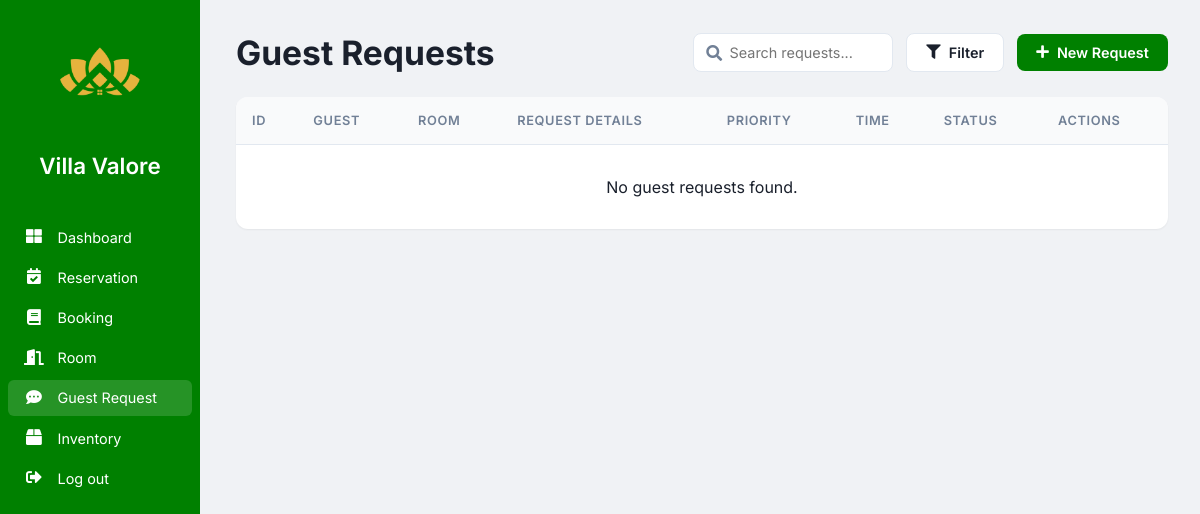
The page /staff/guest_request.php on the database as committed earlier.
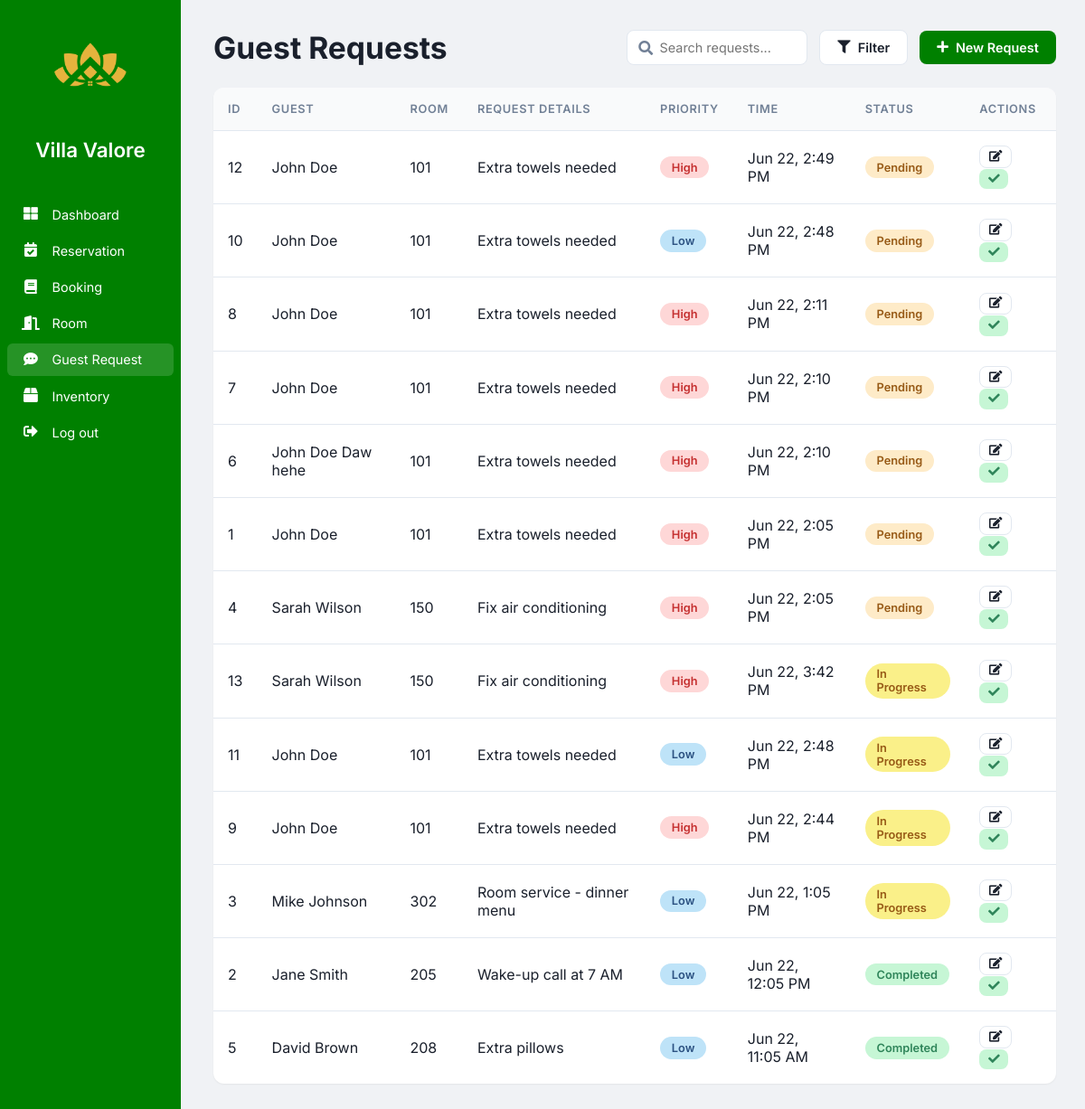
The same page on the database as committed later.
### tables this page shows
CREATE TABLE `guest_requests` (
  `RequestID` int(11) NOT NULL,
  `GuestName` varchar(100) NOT NULL,
  `RoomNumber` int(11) NOT NULL,
  `RequestDetails` text NOT NULL,
  `Priority` enum('Low','High') DEFAULT 'Low',
  `Status` enum('Pending','In Progress','Completed','Cancelled') DEFAULT 'Pending',
  `RequestTime` timestamp NOT NULL DEFAULT current_timestamp()
);

### staff/guest_request.php (the view, shortened to what this page needs)
<?php
$host = "localhost";
$user = "root";
$password = "";
$dbname = "hotel_reservation_systemdb";
$conn = new mysqli($host, $user, $password, $dbname);
$sql = "SELECT RequestID, GuestName, RoomNumber, RequestDetails, Priority, RequestTime, Status FROM guest_requests ORDER BY FIELD(Status, 'Pending', 'In Progress', 'Completed', 'Cancelled'), RequestTime DESC";
$result = $conn->query($sql);
$guestRequests = [];
if ($result && $result->num_rows > 0) {
    while($row = $result->fetch_assoc()) {
        $guestRequests[] = $row;
    }
}
?>
<!DOCTYPE html>
<html lang="en">
<head>
    <link rel="stylesheet" href="https://cdnjs.cloudflare.com/ajax/libs/font-awesome/5.15.4/css/all.min.css">
</head>
<body>
    <div class="sidebar">
        <img src="images/villavalorelogo.png" alt="Villa Valore Logo" class="sidebar-logo">
        <h4 class="sidebar-title">Villa Valore</h4>
        <div class="nav-section">
            <a class="nav-link" href="staff_dashboard.php"><i class="fas fa-th-large"></i>Dashboard</a>
            <a class="nav-link" href="reservation.php"><i class="fas fa-calendar-check"></i>Reservation</a>
            <a class="nav-link" href="booking.php"><i class="fas fa-book"></i>Booking</a>
            <a class="nav-link" href="room.php"><i class="fas fa-door-open"></i>Room</a>
            <a class="nav-link active" href="guest_request.php"><i class="fas fa-comment-dots"></i>Guest Request</a>
            <a class="nav-link" href="staff_inventory.php"><i class="fas fa-box"></i>Inventory</a>
        </div>
        <div class="nav-section">
            <a class="nav-link" href="logout.php"><i class="fas fa-sign-out-alt"></i>Log out</a>
        </div>
    </div>
    <div class="main-content">
        <div class="request-header">
            <h1>Guest Requests</h1>
            <div class="header-controls">
                <div class="search-wrapper">
                    <i class="fas fa-search search-icon"></i>
                    <input type="text" id="searchInput" class="search-input" placeholder="Search requests...">
                </div>
                <button class="btn btn-secondary" id="filterBtn"><i class="fas fa-filter"></i> Filter</button>
                <button class="btn btn-primary" id="newRequestBtn"><i class="fas fa-plus"></i> New Request</button>
            </div>
        </div>
        <div class="table-container">
            <table class="request-table" id="requestTable">
                <thead>
                    <tr>
                        <th>ID</th>
                        <th>Guest</th>
                        <th>Room</th>
                        <th>Request Details</th>
                        <th>Priority</th>
                        <th>Time</th>
                        <th>Status</th>
                        <th>Actions</th>
                    </tr>
                </thead>
                <tbody id="requestTableBody">
                    <?php if (!empty($guestRequests)): ?>
                        <?php foreach ($guestRequests as $request): ?>
                            <tr data-request-id="<?php echo $request['RequestID']; ?>">
                                <td><?php echo htmlspecialchars($request['RequestID']); ?></td>
                                <td><?php echo htmlspecialchars($request['GuestName']); ?></td>
                                <td><?php echo htmlspecialchars($request['RoomNumber']); ?></td>
                                <td><?php echo htmlspecialchars($request['RequestDetails']); ?></td>
                                <td><span class="badge priority-<?php echo strtolower(htmlspecialchars($request['Priority'])); ?>"><?php echo htmlspecialchars($request['Priority']); ?></span></td>
                                <td><?php echo htmlspecialchars(date('M d, g:i A', strtotime($request['RequestTime']))); ?></td>
                                <td><span class="badge status-<?php echo str_replace(' ', '-', strtolower(htmlspecialchars($request['Status']))); ?>"><?php echo htmlspecialchars($request['Status']); ?></span></td>
                                <td>
                                    <button class="btn btn-sm btn-secondary edit-btn"><i class="fas fa-edit"></i></button>
                                    <button class="btn btn-sm btn-confirm complete-btn"><i class="fas fa-check"></i></button>
                                </td>
                            </tr>
                        <?php endforeach; ?>
                    <?php else: ?>
                        <tr><td colspan="8" style="text-align:center; padding: 2rem;">No guest requests found.</td></tr>
                    <?php endif; ?>
                </tbody>
            </table>
        </div>
    </div>
</body>
</html>

### staff/guest_request.php (style rules this page uses)
:root { --sidebar-width: 200px; --primary-color: #008000; --light-grey: #f0f2f5; --text-primary: #1a202c; --text-secondary: #718096; --border-color: #e2e8f0; --success-bg: #c6f6d5; --success-text: #2f855a; --error-bg: #fed7d7; --error-text: #c53030; --pending-bg: #feebc8; --pending-text: #975a16; --completed-bg: #c6f6d5; --completed-text: #2f855a; }
* { margin: 0; padding: 0; box-sizing: border-box; font-family: 'Inter', sans-serif; }
body { background: var(--light-grey); display: flex; color: var(--text-primary); }
.sidebar { width: var(--sidebar-width); background: var(--primary-color); min-height: 100vh; padding: 0.5rem; color: white; position: fixed; left: 0; top: 0; bottom: 0; transition: left 0.3s; z-index: 1000; }
.sidebar-title { color: white; font-size: 1.4rem; font-weight: 600; margin-bottom: 1.5rem; padding: 1rem; text-align: center; }
.nav-link { display: flex; align-items: center; padding: 0.6rem 1rem; color: white; text-decoration: none; font-size: 0.9rem; margin-bottom: 0.25rem; transition: background-color 0.2s; border-radius: 6px; }
.nav-link:hover, .nav-link.active { background-color: rgba(255, 255, 255, 0.15); }
.nav-link i { margin-right: 0.85rem; width: 20px; text-align: center; font-size: 1.1em; }
.sidebar-logo { display: block; margin: 1.5rem auto; width: 80px; height: auto; }
.main-content { flex: 1; padding: 2rem; margin-left: var(--sidebar-width); transition: margin-left 0.3s; }
.request-header { display: flex; align-items: center; justify-content: space-between; margin-bottom: 1.5rem; }
.request-header h1 { font-size: 2.1rem; font-weight: 700; }
.header-controls { display: flex; align-items: center; gap: 0.8rem; }
.search-wrapper { position: relative; }
.search-input { padding: 0.6rem 1rem 0.6rem 2.2rem; border-radius: 8px; border: 1px solid var(--border-color); background: #fff; font-size: 0.9rem; width: 200px; outline: none; transition: border-color 0.2s; }
.search-icon { position: absolute; left: 0.8rem; top: 50%; transform: translateY(-50%); color: var(--text-secondary); }
.btn { padding: 0.6rem 1.2rem; border: none; border-radius: 8px; font-size: 0.9rem; font-weight: 600; cursor: pointer; transition: all 0.2s; text-decoration: none; display: inline-flex; align-items: center; gap: 0.5rem; }
.btn-primary { background: var(--primary-color); color: #fff; }
.btn-secondary { background: #fff; color: var(--text-primary); border: 1px solid var(--border-color); }
.btn-sm { padding: 0.3rem 0.6rem; font-size: 0.8rem; }
.btn-confirm { background-color: var(--success-bg); color: var(--success-text); }
.table-container { background: #fff; border-radius: 12px; box-shadow: 0 1px 3px rgba(0,0,0,0.02), 0 1px 2px rgba(0,0,0,0.04); overflow: hidden; }
.request-table { width: 100%; border-collapse: collapse; }
.request-table th, .request-table td { padding: 1rem; text-align: left; border-bottom: 1px solid var(--border-color); }
.request-table th { background: #f9fafb; font-size: 0.8rem; font-weight: 600; color: var(--text-secondary); text-transform: uppercase; letter-spacing: 0.05em; }
.request-table tr:last-child td { border-bottom: none; }
.badge { display: inline-block; padding: 0.3rem 0.8rem; border-radius: 999px; font-size: 0.8rem; font-weight: 600; }
.priority-high { background: var(--error-bg); color: var(--error-text); }
.priority-low { background: #bee3f8; color: #2c5282; }
.status-pending { background: var(--pending-bg); color: var(--pending-text); }
.status-completed { background: var(--completed-bg); color: var(--completed-text); }
.status-in-progress { background: #faf089; color: #975a16; }

Rows that differ between the two databases and show on the page:
added guest_requests: RequestID "12", GuestName "John Doe", RoomNumber "101", RequestDetails "Extra towels needed", Priority "High", RequestTime "Jun 22, 2:49 PM", Status "Pending"
added guest_requests: RequestID "10", GuestName "John Doe", RoomNumber "101", RequestDetails "Extra towels needed", Priority "Low", RequestTime "Jun 22, 2:48 PM", Status "Pending"
added guest_requests: RequestID "8", GuestName "John Doe", RoomNumber "101", RequestDetails "Extra towels needed", Priority "High", RequestTime "Jun 22, 2:11 PM", Status "Pending"
added guest_requests: RequestID "7", GuestName "John Doe", RoomNumber "101", RequestDetails "Extra towels needed", Priority "High", RequestTime "Jun 22, 2:10 PM", Status "Pending"
added guest_requests: RequestID "6", GuestName "John Doe Daw hehe", RoomNumber "101", RequestDetails "Extra towels needed", Priority "High", RequestTime "Jun 22, 2:10 PM", Status "Pending"
added guest_requests: RequestID "1", GuestName "John Doe", RoomNumber "101", RequestDetails "Extra towels needed", Priority "High", RequestTime "Jun 22, 2:05 PM", Status "Pending"
added guest_requests: RequestID "4", GuestName "Sarah Wilson", RoomNumber "150", RequestDetails "Fix air conditioning", Priority "High", RequestTime "Jun 22, 2:05 PM", Status "Pending"
added guest_requests: RequestID "13", GuestName "Sarah Wilson", RoomNumber "150", RequestDetails "Fix air conditioning", Priority "High", RequestTime "Jun 22, 3:42 PM", Status "In Progress"
added guest_requests: RequestID "11", GuestName "John Doe", RoomNumber "101", RequestDetails "Extra towels needed", Priority "Low", RequestTime "Jun 22, 2:48 PM", Status "In Progress"
added guest_requests: RequestID "9", GuestName "John Doe", RoomNumber "101", RequestDetails "Extra towels needed", Priority "High", RequestTime "Jun 22, 2:44 PM", Status "In Progress"
added guest_requests: RequestID "3", GuestName "Mike Johnson", RoomNumber "302", RequestDetails "Room service - dinner menu", Priority "Low", RequestTime "Jun 22, 1:05 PM", Status "In Progress"
added guest_requests: RequestID "2", GuestName "Jane Smith", RoomNumber "205", RequestDetails "Wake-up call at 7 AM", Priority "Low", RequestTime "Jun 22, 12:05 PM", Status "Completed"
added guest_requests: RequestID "5", GuestName "David Brown", RoomNumber "208", RequestDetails "Extra pillows", Priority "Low", RequestTime "Jun 22, 11:05 AM", Status "Completed"
Other text that changed with them:
text no longer shown: "No guest requests found."
